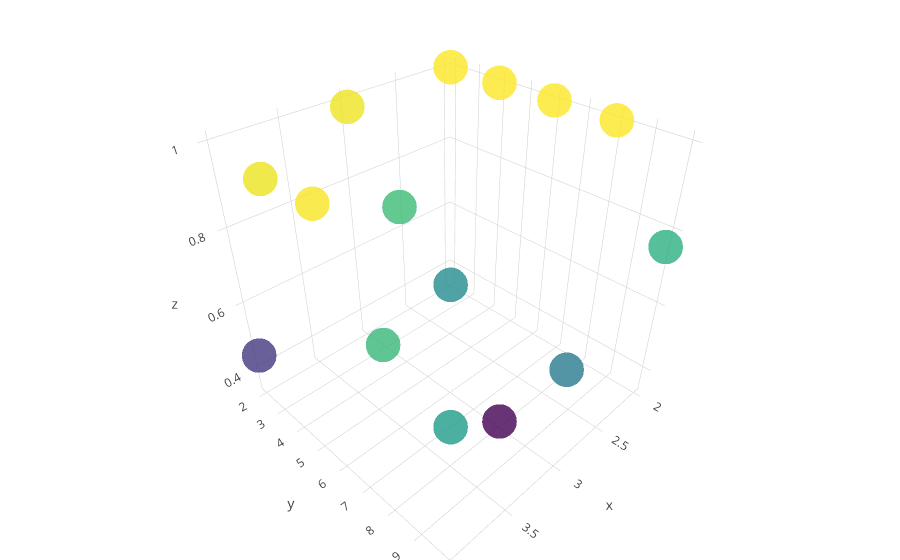

Notebook code cell kept with this figure:
### Markdown cell above
Independant play take 3 (200k frames)

### Code cell
stats = {(3, 2, 100): (0.985118, 0.014882, 0.000000), (2, 2, 100): (0.999970, 0.000000, 0.000000), (4, 2, 100): (0.449502, 0.256072, 0.294427), (3, 4, 100): (0.794013, 0.205990, 0.000000), (4, 4, 100): (0.981088, 0.012741, 0.006171), (2, 4, 100): (0.999970, 0.000000, 0.000000), (3, 6, 100): (0.660077, 0.339924, 0.000000), (4, 6, 100): (0.993466, 0.000290, 0.006243), (2, 6, 100): (0.999970, 0.000000, 0.000000), (3, 8, 100): (0.344835, 0.615372, 0.039794), (4, 8, 100): (0.782322, 0.073208, 0.144474), (2, 8, 100): (0.999970, 0.000000, 0.000000), (4, 10, 100): (0.704694, 0.077804, 0.217506), (2, 10, 100): (0.760373, 0.000000, 0.239630), (3, 10, 100): (0.617655, 0.376219, 0.006126), }
plot_stats(stats)
